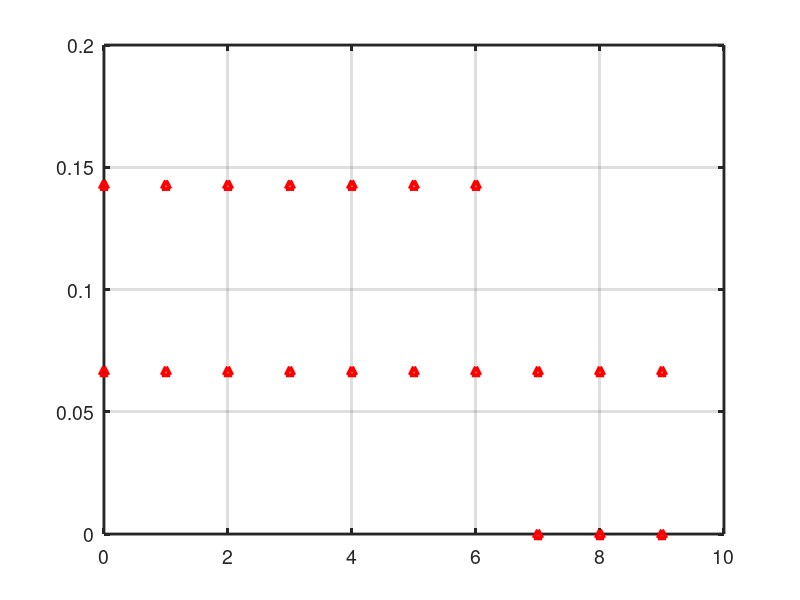
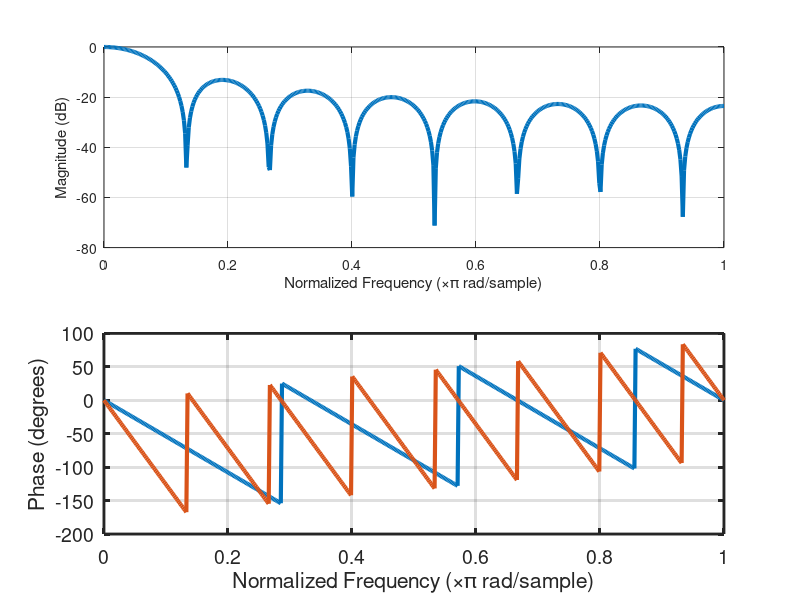
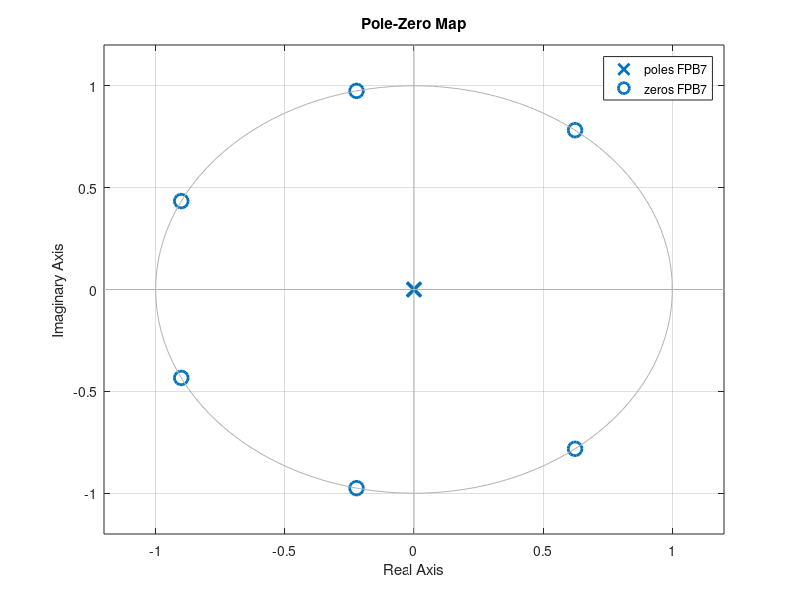
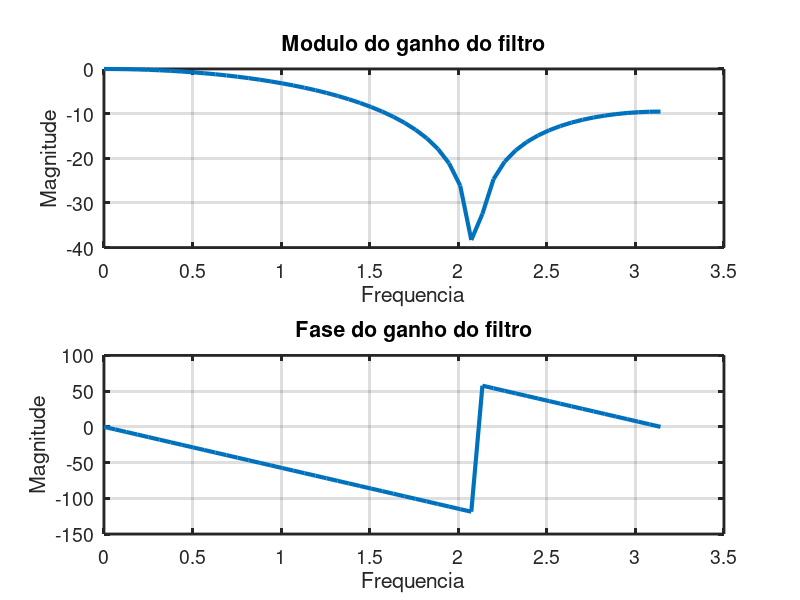

Reproduce these figures in MATLAB, in order. (Note: this script raises an error after producing the figures.)
%%%%%%%%%%%%%%%%%%%%%%%%%%%%%%%%%%%%%%%%%%%%%%%%%%%%%%%%%%%%%%%%%%%%
%% 0 - Projeto de filtro média móvel
%% 
%%  
%%
%%%%%%%%%%%%%%%%%%%%%%%%%%%%%%%%%%%%%%%%%%%%%%%%%%%%%%%%%%%%%%%%%%%%
%% 1 - Preparação do código 
%% 
%% Boas práticas: limpeza de variáveis; variáveis globais
%% Constantes; carregar bibliotecas;...
%%
%%% Limpeza

clc;          % limpa visual da tela de comandos
close all;    % limpa as figuras
clear all;    % limpa as variáveis

%%% Pacote de controle

pkg load control         %%% Polos e zeros 
pkg load signal          %%% --> Bilinear

%%% Constantes

N   = 10;

%%% Equação temporal da média móvel

Hk = @(xk,xka,xk2a) (xk+xka+xk2a)/3;

%%% Equação em frequência da média móvel --> Z
%%%%%%%%%%%%%%%%%%%%%%%%%%%%%%%%%% Para 7 dias
Nz7 = [1 1 1 1 1 1 1]*(1/7);
Dz7 = [1 0 0 0 0 0 0];

%%%%%%%%%%%%%%%%%%%%%%%%%%%%%%%%%% Para 15 dias

Nz15 = [1 1 1 1 1 1 1 1 1 1 1 1 1 1 1]*(1/15);
Dz15 = [1 0 0 0 0 0 0 0 0 0 0 0 0 0 0];


% Polos e zeros
% Para 7 dias
zz7 = roots(Nz7);       % zeros
pz7 = roots(Dz7);       % pólos

disp ("PARA 7 DIAS")
disp ("Valor dos zeros: "), disp (zz7)
disp ("Valor dos pólos: "), disp (pz7)

% Para 15 dias
zz15 = roots(Nz15);       % zeros
pz15 = roots(Dz15);       % pólos

disp ("PARA 15 DIAS")
disp ("Valor dos zeros: "), disp (zz15)
disp ("Valor dos pólos: "), disp (pz15)



%%% Resposta impulsiva do filtro

figure(1)

impz(Nz7,Dz7,N); 
hold on
impz(Nz15,Dz15,N);

grid

%%% Aprimora a aparência do gráfico

set(findall(gcf,'Type','line'),'LineWidth',3);
set(gca,'FontSize',14,'LineWidth',2);

%%% Conclusão: o filtro tem resposta impulsiva finita ! FIR

%%% Resposta em frequência do filtro

figure(2)

freqz(Nz7,Dz7)
hold on
freqz(Nz15,Dz15);

%%% Aprimora a aparência do gráfico

set(findall(gcf,'Type','line'),'LineWidth',3);
set(gca,'FontSize',14,'LineWidth',2);

%%% Resposta em polos e zeros

FPB7 = tf(Nz7,Dz7,1);

figure(3)

pzmap(FPB7); 

FPB15 = tf(Nz15,Dz15,1);

figure(4)

pzmap(FPB15); 

%%% Aprimora a aparência do gráfico

set(findall(gcf,'Type','line'),'LineWidth',3);
set(gca,'FontSize',14,'LineWidth',2);

%%% Está correto !!!

%%% Determinação do ganho em função da frequência

Hw = @(w,T) (1/3).*exp(-j*w*T).*(1+2*cos(w*T));

%%% Supondo uma taxa de amostragemd e 1Hz => T = 1s

T    = 1;             % taxa de amostragem
fs   = 1/T;           % frequência de amostragem
fmax = fs/2;          % frequência máxima
f    = [0:0.01:fmax];    % faixa de frequência de análise
w    = 2*pi*f;        % frequência angular

Ganho_FPB = Hw(w,T);  % ganho do filtro na faixa de investigação

%%% Visualizar o gráfico

figure(4)

subplot(2,1,1)
plot(w,20*log10(abs(Ganho_FPB)));
xlabel('Frequencia');
ylabel('Magnitude');
title('Modulo do ganho do filtro');
grid;

%%% Aprimora a aparência do gráfico

set(findall(gcf,'Type','line'),'LineWidth',3);
set(gca,'FontSize',14,'LineWidth',2);


subplot(2,1,2)
plot(w,angle(Ganho_FPB)*180/pi);
xlabel('Frequencia');
ylabel('Magnitude');
title('Fase do ganho do filtro');
grid;

%%% Aprimora a aparência do gráfico

set(findall(gcf,'Type','line'),'LineWidth',3);
set(gca,'FontSize',14,'LineWidth',2);

[gk, fs] = audioread ('Gaita_Blues.wav');




